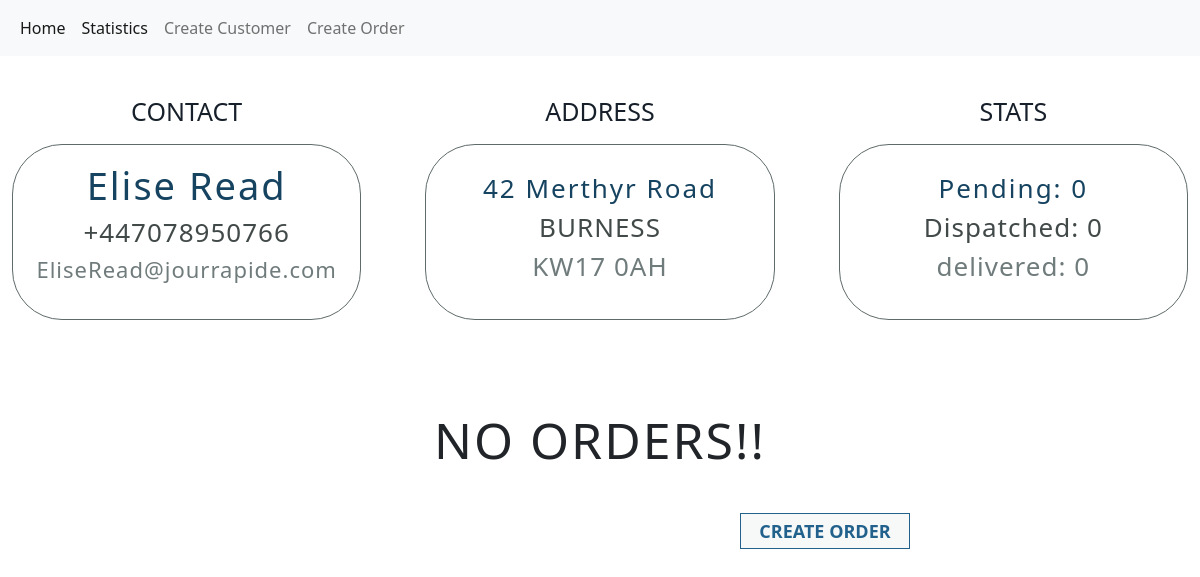
The app's page /app/customerDetails/23/, older data.
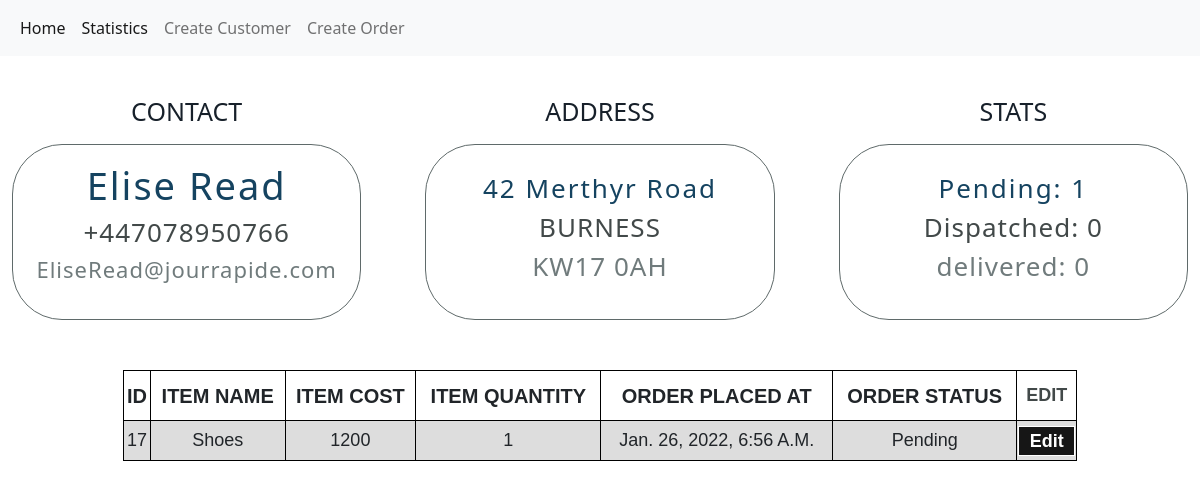
The same page, newer data.
### app/models.py (models this page shows, shortened)
class OrderDetails(models.Model):
    customer = models.ForeignKey(Customer, related_name="customer",on_delete=models.SET_DEFAULT, default="NA")
    item_name = models.CharField(max_length=200)
    item_cost = models.IntegerField()
    item_quantity = models.IntegerField()
    order_choices = (
    ('pending','pending'),
    ('dispatched', 'dispatched'),
    ('delivered','delivered'),
        )
    order_status = models.CharField(max_length=30, choices=order_choices, default='pending')
    date = models.DateTimeField(auto_now_add=True)

### app/views.py (the view)
# urls.py: url(r'^customerDetails/(?P<pk>\d+)/$',CustomerDetailView.as_view(), name="customerDetails"),
class CustomerDetailView(DetailView):
    model = Customer
    context_object_name = 'customer_detail'
    def get_context_data(self, **kwargs):
        context =  super().get_context_data(**kwargs)
        id = self.get_object().id
        context['pending'] = OrderDetails.objects.filter(order_status="pending", customer = id).count()
        context['dispatched'] = OrderDetails.objects.filter(order_status="dispatched", customer = id).count()
        context['delivered'] = OrderDetails.objects.filter(order_status="delivered", customer = id).count()
        return context

### templates/app/customer_detail.html
{% extends "base.html"%} {% block body_block %}
<div>
  <div class="detail-cont">
    <div>
      <h3 class="details-head">contact</h3>
    </div>
    <div>
      <h3 class="details-head">address</h3>
    </div>
    <div>
      <h3 class="details-head">Stats</h3>
    </div>
    <div id="contact">
      <h3 id="customer-name">{{customer_detail.name}}</h3>
      <h4 id="customer-contact">{{customer_detail.contact}}</h3>
      <h5 id="customer-email">{{customer_detail.email}}</h3>
    </div>
    <div id="address">
      <h3 id="customer-add">{{customer_detail.address}}</h3>
      <h4 id="customer-city">{{customer_detail.city}}</h3>
      <h5 id="customer-state">{{customer_detail.state}}</h3>
    </div>
    <div id="stats">
      <h3 id="customer-add">pending: {{pending}}</h3>
      <h4 id="customer-city">dispatched: {{dispatched}}</h3>
      <h5 id="customer-state">delivered: {{delivered}}</h3>
    </div>
  </div>
  <div id="table-1">
    {% if customer_detail.customer.all %}
    <table class="customer-list-table-1">
      <tr class="list-tr">
        <th class="list-th">ID</th>
        <th class="list-th">ITEM NAME</th>
        <th class="list-th">ITEM COST</th>
        <th class="list-th">ITEM QUANTITY</th>
        <th class="list-th">ORDER PLACED AT</th>
        <th class="list-th">ORDER STATUS</th>
        <th class="home-th">EDIT</th>
      </tr>
      {% for order in customer_detail.customer.all%}
      <tr class="list-tr">
        <td class="order-list-td">{{order.id}}</td>
        <td class="order-list-td">{{order.item_name}}</td>
        <td class="order-list-td">{{order.item_cost}}</td>
        <td class="order-list-td">{{order.item_quantity}}</td>
        <td class="order-list-td">{{order.date}}</td>
        <td class="order-list-td">{{order.order_status}}</td>
        <td class="order-list-td"><a href="{% url 'app:updateOrder' pk=order.id %}"><button class="Edit-btn">Edit</button></a></td>
      </tr>
      {% endfor %}
    </table>
    {% else %}
    <div>
        <h1 id="no-orders">NO ORDERS!!</h1>
        <a href="{% url 'app:createOrder'%}"><button class="order-postion">Create Order</button></a>
    </div>
    {% endif %}
  </div>
</div>
{% endblock %}

Row changes from the older to the newer data that the page shows:
added OrderDetails: id "17", item_name "Shoes", item_cost "1200", item_quantity "1", date "Jan. 26, 2022, 6:56 A.m.", order_status "Pending"
Text that changed along with them:
{{ pending }}: "0" → "1"
text no longer shown: "NO ORDERS!! CREATE ORDER"
text now shown: "ID ITEM NAME ITEM COST ITEM QUANTITY ORDER PLACED AT ORDER STATUS EDIT"
